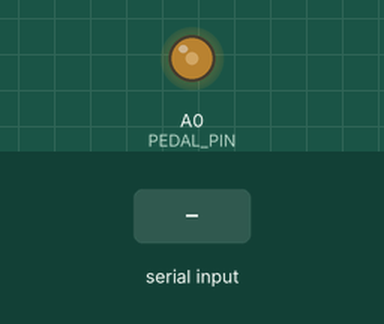
Recording of a sketch running on a simulated Arduino Zero (SAMD21). Shown: output pins drawn as LEDs (lit = HIGH). The inputs (shaded band) are chosen by the test bench.

Above: at 1.2 s.
1.3 s: "90,45\n" received over Serial
At 2.1 s:
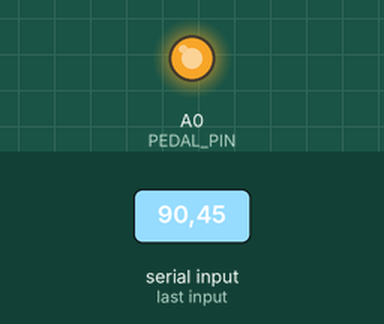
Timing chart, 0 to 4.3 s (numbered marks = the images above; inputs shaded):
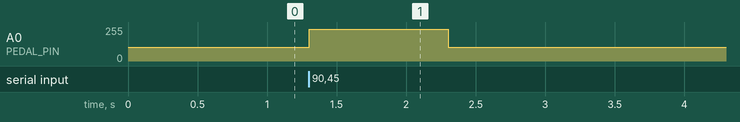

The sketch:

controller_code.ino
```cpp
const uint8_t  PEDAL_PIN   = A0;
const uint16_t DAC_RES     = 12;
const float    V_SUPPLY    = 4.73;
const float    V_MIN       = 1.10;
const float    V_MAX       = 4.40;
const float    V_FALLBACK  = 1.90;   // Voltage after timeout
const uint32_t TIMEOUT_MS  = 1000;   // 1 second watchdog

// Convert voltage to DAC value
inline uint16_t voltsToDac(float v)
{
  v = constrain(v, V_MIN, V_MAX);
  return (uint16_t)round(
    v / V_SUPPLY * ((1UL << DAC_RES) - 1)
  );
}

// Global variables
uint32_t lastRxMs = 0;
float lastVolts = V_FALLBACK;
String inBuf;

void setup()
{
  Serial.begin(115200);

  analogWriteResolution(DAC_RES);

  // Output 1.90 V at startup
  analogWrite(PEDAL_PIN, voltsToDac(V_FALLBACK));

  lastRxMs = millis();
}

void loop()
{
  // ----------- Non-blocking serial reader -----------
  while (Serial.available())
  {
    char c = Serial.read();

    if (c == '\n')
    {
      if (inBuf.length() > 0)
      {
        float v = inBuf.toFloat();

        // Keep voltage within allowed limits
        v = constrain(v, V_MIN, V_MAX);

        // Update DAC output
        analogWrite(PEDAL_PIN, voltsToDac(v));

        lastVolts = v;
        lastRxMs = millis();
      }

      inBuf = "";
    }
    else if (isPrintable(c))
    {
      inBuf += c;
    }
  }

  // ----------- 1-second watchdog -----------
  if (millis() - lastRxMs > TIMEOUT_MS &&
      lastVolts != V_FALLBACK)
  {
    // No voltage received for 1 second
    // Return output to 1.90 V
    analogWrite(PEDAL_PIN, voltsToDac(V_FALLBACK));

    lastVolts = V_FALLBACK;
  }
}
```

Measured:
- after the input at 1.3 s, A0 (PEDAL_PIN): 102/255 → 237/255 at once, → 102/255 1.0 s later
